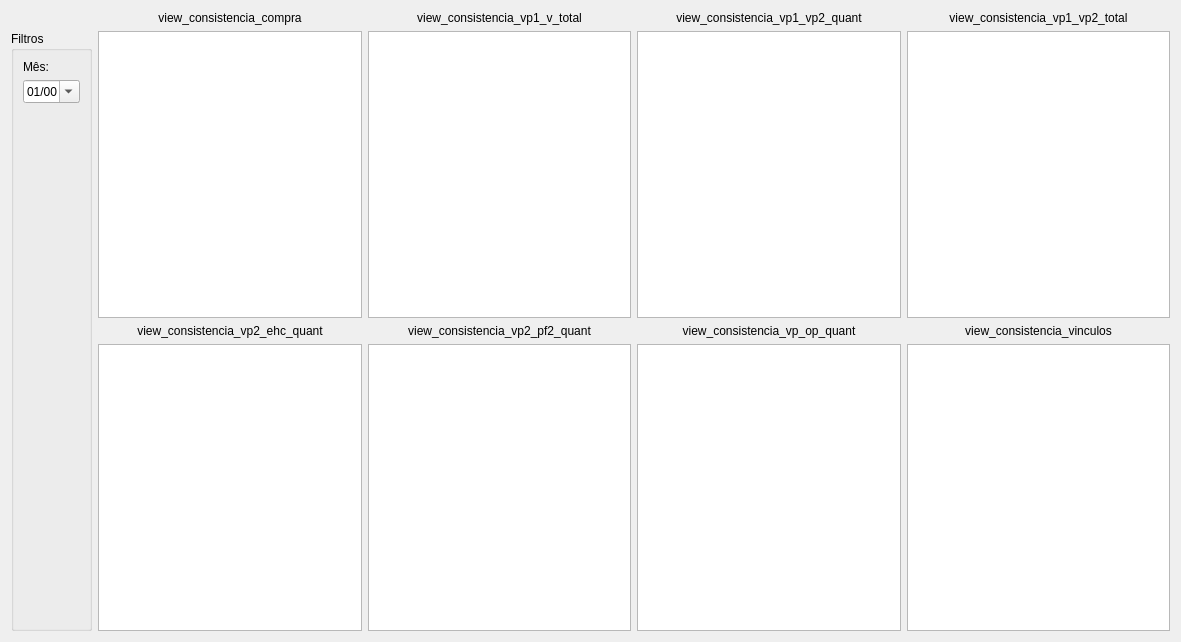
<?xml version="1.0" encoding="UTF-8"?>
<ui version="4.0">
 <class>WidgetConsistencia</class>
 <widget class="QWidget" name="WidgetConsistencia">
  <property name="geometry">
   <rect>
    <x>0</x>
    <y>0</y>
    <width>1181</width>
    <height>642</height>
   </rect>
  </property>
  <property name="windowTitle">
   <string>Form</string>
  </property>
  <layout class="QGridLayout" name="gridLayout">
   <item row="0" column="1">
    <widget class="QLabel" name="label_2">
     <property name="text">
      <string>view_consistencia_compra</string>
     </property>
     <property name="alignment">
      <set>Qt::AlignCenter</set>
     </property>
    </widget>
   </item>
   <item row="1" column="3">
    <widget class="TableView" name="tableView_3">
     <property name="sortingEnabled">
      <bool>true</bool>
     </property>
    </widget>
   </item>
   <item row="0" column="2">
    <widget class="QLabel" name="label_3">
     <property name="text">
      <string>view_consistencia_vp1_v_total</string>
     </property>
     <property name="alignment">
      <set>Qt::AlignCenter</set>
     </property>
    </widget>
   </item>
   <item row="0" column="3">
    <widget class="QLabel" name="label_4">
     <property name="text">
      <string>view_consistencia_vp1_vp2_quant</string>
     </property>
     <property name="alignment">
      <set>Qt::AlignCenter</set>
     </property>
    </widget>
   </item>
   <item row="1" column="4">
    <widget class="TableView" name="tableView_4">
     <property name="sortingEnabled">
      <bool>true</bool>
     </property>
    </widget>
   </item>
   <item row="3" column="4">
    <widget class="TableView" name="tableView_8">
     <property name="sortingEnabled">
      <bool>true</bool>
     </property>
    </widget>
   </item>
   <item row="3" column="2">
    <widget class="TableView" name="tableView_6">
     <property name="sortingEnabled">
      <bool>true</bool>
     </property>
    </widget>
   </item>
   <item row="0" column="4">
    <widget class="QLabel" name="label_5">
     <property name="text">
      <string>view_consistencia_vp1_vp2_total</string>
     </property>
     <property name="alignment">
      <set>Qt::AlignCenter</set>
     </property>
    </widget>
   </item>
   <item row="3" column="1">
    <widget class="TableView" name="tableView_5">
     <property name="sortingEnabled">
      <bool>true</bool>
     </property>
    </widget>
   </item>
   <item row="3" column="3">
    <widget class="TableView" name="tableView_7">
     <property name="sortingEnabled">
      <bool>true</bool>
     </property>
    </widget>
   </item>
   <item row="1" column="2">
    <widget class="TableView" name="tableView_2">
     <property name="sortingEnabled">
      <bool>true</bool>
     </property>
    </widget>
   </item>
   <item row="1" column="0" rowspan="3">
    <widget class="QGroupBox" name="groupBox_2">
     <property name="sizePolicy">
      <sizepolicy hsizetype="Maximum" vsizetype="Preferred">
       <horstretch>0</horstretch>
       <verstretch>0</verstretch>
      </sizepolicy>
     </property>
     <property name="title">
      <string>Filtros</string>
     </property>
     <layout class="QGridLayout" name="gridLayout_3">
      <item row="1" column="0">
       <widget class="QDateEdit" name="dateEditMes">
        <property name="displayFormat">
         <string>MM/yy</string>
        </property>
        <property name="calendarPopup">
         <bool>true</bool>
        </property>
       </widget>
      </item>
      <item row="2" column="0">
       <spacer name="verticalSpacer">
        <property name="orientation">
         <enum>Qt::Vertical</enum>
        </property>
        <property name="sizeHint" stdset="0">
         <size>
          <width>20</width>
          <height>40</height>
         </size>
        </property>
       </spacer>
      </item>
      <item row="0" column="0">
       <widget class="QLabel" name="label">
        <property name="text">
         <string>Mês:</string>
        </property>
       </widget>
      </item>
     </layout>
    </widget>
   </item>
   <item row="1" column="1">
    <widget class="TableView" name="tableView">
     <property name="sortingEnabled">
      <bool>true</bool>
     </property>
    </widget>
   </item>
   <item row="2" column="1">
    <widget class="QLabel" name="label_6">
     <property name="text">
      <string>view_consistencia_vp2_ehc_quant</string>
     </property>
     <property name="alignment">
      <set>Qt::AlignCenter</set>
     </property>
    </widget>
   </item>
   <item row="2" column="2">
    <widget class="QLabel" name="label_7">
     <property name="text">
      <string>view_consistencia_vp2_pf2_quant</string>
     </property>
     <property name="alignment">
      <set>Qt::AlignCenter</set>
     </property>
    </widget>
   </item>
   <item row="2" column="3">
    <widget class="QLabel" name="label_8">
     <property name="text">
      <string>view_consistencia_vp_op_quant</string>
     </property>
     <property name="alignment">
      <set>Qt::AlignCenter</set>
     </property>
    </widget>
   </item>
   <item row="2" column="4">
    <widget class="QLabel" name="label_9">
     <property name="text">
      <string>view_consistencia_vinculos</string>
     </property>
     <property name="alignment">
      <set>Qt::AlignCenter</set>
     </property>
    </widget>
   </item>
  </layout>
 </widget>
 <customwidgets>
  <customwidget>
   <class>TableView</class>
   <extends>QTableView</extends>
   <header>src/tableview.h</header>
  </customwidget>
 </customwidgets>
 <tabstops>
  <tabstop>dateEditMes</tabstop>
  <tabstop>tableView</tabstop>
  <tabstop>tableView_2</tabstop>
  <tabstop>tableView_3</tabstop>
  <tabstop>tableView_4</tabstop>
  <tabstop>tableView_5</tabstop>
  <tabstop>tableView_6</tabstop>
  <tabstop>tableView_7</tabstop>
  <tabstop>tableView_8</tabstop>
 </tabstops>
 <resources/>
 <connections/>
</ui>
